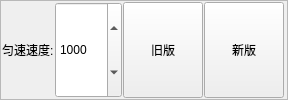
           <widget class="QFrame" name="frame_8">
            <property name="frameShape">
             <enum>QFrame::StyledPanel</enum>
            </property>
            <property name="frameShadow">
             <enum>QFrame::Plain</enum>
            </property>
            <layout class="QGridLayout" name="gridLayout_12">
             <property name="leftMargin">
              <number>1</number>
             </property>
             <property name="topMargin">
              <number>1</number>
             </property>
             <property name="rightMargin">
              <number>3</number>
             </property>
             <property name="bottomMargin">
              <number>1</number>
             </property>
             <property name="spacing">
              <number>1</number>
             </property>
             <item row="0" column="0">
              <widget class="QLabel" name="label_7">
               <property name="sizePolicy">
                <sizepolicy hsizetype="Fixed" vsizetype="Minimum">
                 <horstretch>0</horstretch>
                 <verstretch>0</verstretch>
                </sizepolicy>
               </property>
               <property name="text">
                <string>匀速速度:</string>
               </property>
              </widget>
             </item>
             <item row="0" column="1">
              <widget class="QSpinBox" name="spinBox_V_Even">
               <property name="sizePolicy">
                <sizepolicy hsizetype="Minimum" vsizetype="Minimum">
                 <horstretch>0</horstretch>
                 <verstretch>0</verstretch>
                </sizepolicy>
               </property>
               <property name="minimum">
                <number>1</number>
               </property>
               <property name="maximum">
                <number>999999999</number>
               </property>
               <property name="value">
                <number>1000</number>
               </property>
              </widget>
             </item>
             <item row="0" column="2">
              <widget class="QPushButton" name="pushButton_V_Even_old">
               <property name="sizePolicy">
                <sizepolicy hsizetype="Minimum" vsizetype="Minimum">
                 <horstretch>0</horstretch>
                 <verstretch>0</verstretch>
                </sizepolicy>
               </property>
               <property name="text">
                <string>旧版</string>
               </property>
              </widget>
             </item>
             <item row="0" column="3">
              <widget class="QPushButton" name="pushButton_V_Even_new">
               <property name="sizePolicy">
                <sizepolicy hsizetype="Minimum" vsizetype="Minimum">
                 <horstretch>0</horstretch>
                 <verstretch>0</verstretch>
                </sizepolicy>
               </property>
               <property name="text">
                <string>新版</string>
               </property>
              </widget>
             </item>
            </layout>
           </widget>
